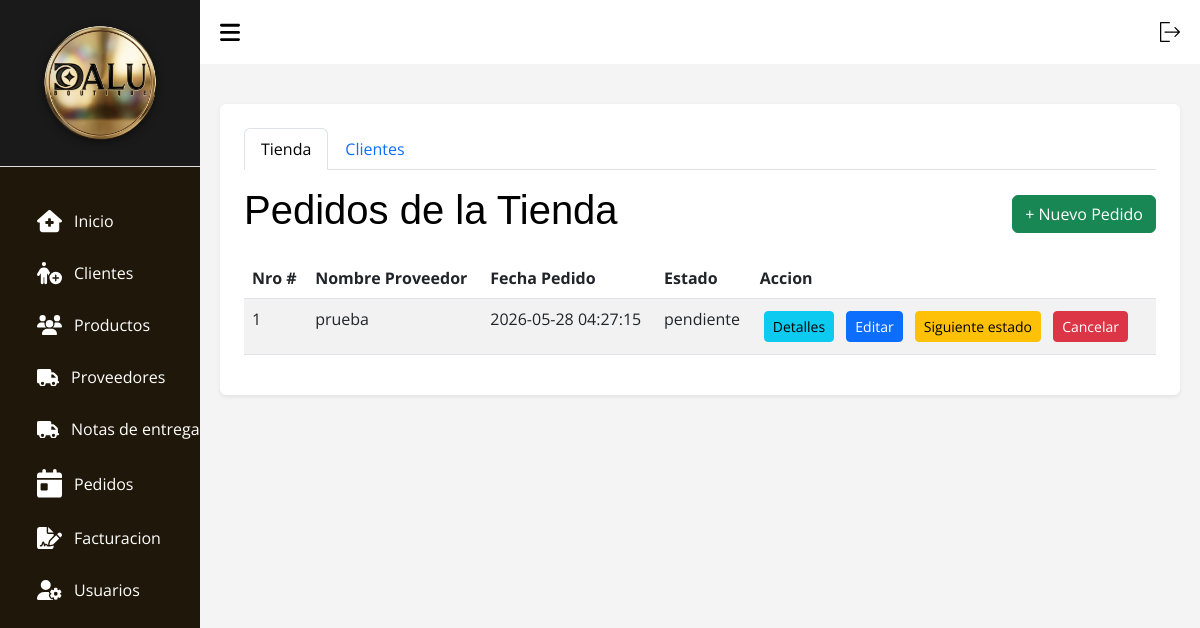
The page /index.php?c=Pedidos (signed in) on the database as committed earlier.
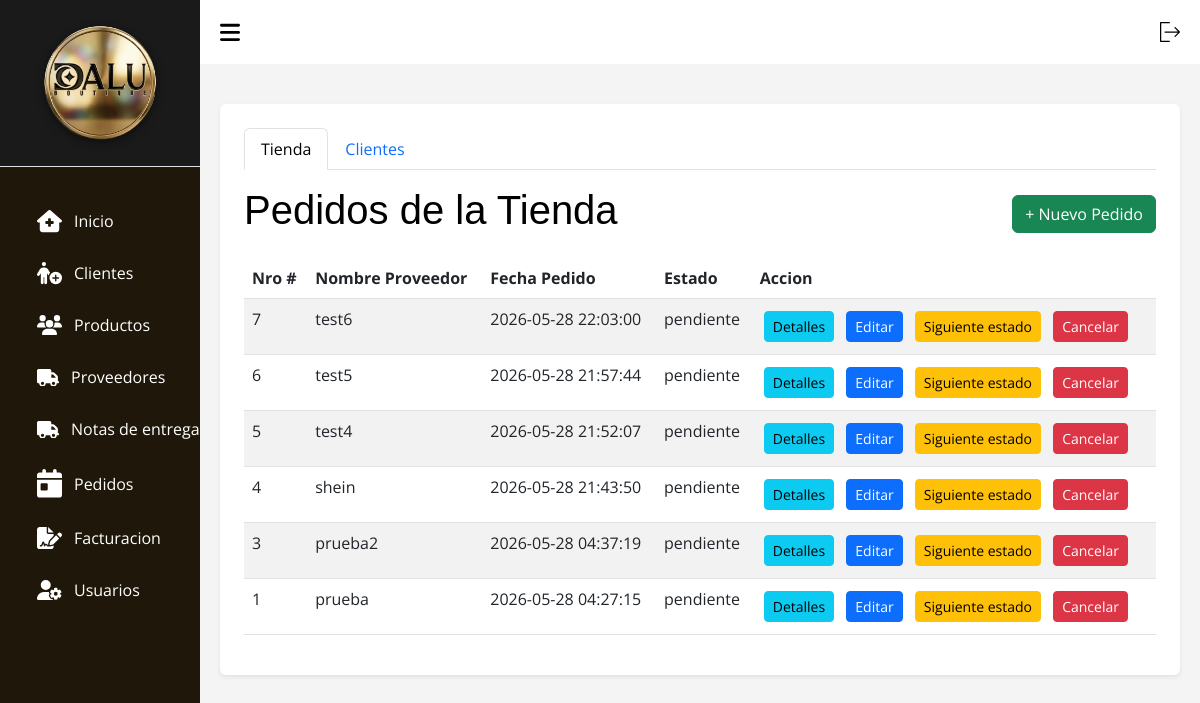
The same page on the database as committed later.
### tables this page shows
CREATE TABLE `pedidos` (
  `id` int(11) NOT NULL,
  `id_proveedor` int(11) DEFAULT NULL,
  `nombre proveedor` varchar(11) DEFAULT NULL,
  `id_cliente` int(11) DEFAULT NULL,
  `tipo` enum('cliente','proveedor','propios','') NOT NULL,
  `fecha_registro` timestamp NOT NULL DEFAULT current_timestamp(),
  `estado` enum('pendiente','confirmado','enviado','recibido','cancelado','entregado') NOT NULL DEFAULT 'pendiente'
);

### src/Models/Conexion.php (called while the page is built, shortened)
<?php
    class Conexion extends PDO {
        function __construct() {
            $servername = "localhost";
            $username = "root";
            $password = "";
            $dbname = "tiendadalu";
        }
    }

### src/Models/Pedidos.php (called while the page is built, shortened)
<?php
    class Pedidos extends Conexion {
        public function getByTipo($tipo) {
            $sql = "SELECT p.*,
                    p.`nombre proveedor` AS nombre_proveedor,
                    c.nombre as cliente_nombre,
                    c.apellido as cliente_apellido
                    FROM pedidos p
                    LEFT JOIN clientes c ON p.id_cliente = c.id
                    WHERE p.tipo = :tipo
                    ORDER BY p.fecha_registro DESC";
            $stmt = $this->prepare($sql);
            $stmt->bindParam(":tipo", $tipo);
            $stmt->execute();
            return $stmt->fetchAll(\PDO::FETCH_ASSOC);
        }
    }

### src/Views/V_Pedidos.php (the view, shortened to what this page needs)
<!DOCTYPE html>
<html lang="es">
<head>
    <link rel="stylesheet" href="assets/css/css.css">
    <link rel="stylesheet" href="assets/css/tabla.css">
    <link rel="stylesheet" href="assets/css/header.css">
    <link rel="stylesheet" href="assets/bootstrap.min.css">
    <link rel="stylesheet" href="assets/DataTablet/datatables.css">
</head>
<body>
    <?php require_once __DIR__ . "/../Views/layout/header.php"; ?>
    <?php
        $pedidos = $pedidos ?? [];
    ?>
    <main>
        <div class="container bg-white p-4 rounded shadow-sm mt-3">
            <ul class="nav nav-tabs mb-3" id="mainTabs" role="tablist">
                <li class="nav-item">
                    <button class="nav-link active" id="tab-tienda" data-bs-toggle="tab" data-bs-target="#modulo-tienda" type="button">Tienda</button>
                </li>
                <li class="nav-item">
                    <button class="nav-link" id="tab-clientes" data-bs-toggle="tab" data-bs-target="#modulo-clientes" type="button">Clientes</button>
                </li>
            </ul>
            <div class="tab-content">
                <div class="tab-pane fade show active" id="modulo-tienda">
                    <div class="d-flex justify-content-between align-items-center mb-3">
                        <h1 class="titulo text-black">Pedidos de la Tienda</h1>
                        <button class="btn btn-success" data-bs-toggle="modal" data-bs-target="#modalAgregarPT">+ Nuevo Pedido</button>
                    </div>
                    <div class="table-responsive">
                        <table id="tablaTienda" class="table-DT table table-striped">
                                    <thead>
                                        <tr>
                                            <th scope="col">Nro #</th>
                                            <th scope="col">Nombre Proveedor</th>
                                            <th scope="col">Fecha Pedido</th>
                                            <th scope="col">Estado</th>
                                            <th scope="col">Accion</th>
                                        </tr>
                                    </thead>
                                    <tbody>
                                        <?php foreach ($pedidos as $p): ?>
                                            <tr>
                                                <td><?php echo htmlspecialchars($p['id']); ?></td>
                                                <td><?php echo htmlspecialchars($p['nombre_proveedor']); ?></td>
                                                <td><?php echo htmlspecialchars($p['fecha_registro']); ?></td>
                                                <td><?php echo htmlspecialchars($p['estado']); ?></td>
                                                <td>
                                                    <button type="button" class="btn btn-sm btn-info m-1 btn-ver-detalles" data-id="<?= $p['id'] ?>">Detalles</button>
                                                    <button class="btn btn-sm btn-primary m-1" data-bs-toggle="modal" data-bs-target="#modalEditarTienda<?= $p['id'] ?>">Editar</button>
                                                    <form action="?c=pedidos&accion=avanzarEstado" method="POST" class="d-inline">
                                                        <button type="submit" class="btn btn-sm btn-warning m-1"<?= in_array($p['estado'], ['entregado','cancelado']) ? ' disabled' : '' ?>>Siguiente estado</button>
                                                    </form>
                                                    <button type="button" class="btn btn-sm btn-danger m-1" data-bs-toggle="modal" data-bs-target="#modalConfirmarEliminarTienda<?= $p['id'] ?>">Cancelar</button>
                                                </td>
                                            </tr>
                                        <?php endforeach; ?>
                                    </tbody>
                                </table>
                            </div>
                        </div>
            </div>
        </div>
    </main>
</body>
</html>

### index.php (shortened to what this page needs)
<?php
$ruta = isset($_GET['c']) ? $_GET['c'] : "home/view";
$partes = explode("/", $ruta);
$controlador = "C" . ucfirst(strtolower($partes[0]));
$archivoControlador = __DIR__ . "/src/Controllers/" . $controlador . ".php";
if (file_exists($archivoControlador)) {
    require_once $archivoControlador;
} else {
    require_once __DIR__ . '/src/Views/errors/404.php';
}
?>

### src/Controllers/CPedidos.php (shortened to what this page needs)
<?php
$accion = $_GET['accion'] ?? $_POST['accion'] ?? 'view';
switch ($accion) {
    case 'view':
        $pedidos = (new Pedidos())->getByTipo('propios');
        require_once __DIR__ . '/../Views/V_Pedidos.php';
        break;
}

### src/Views/layout/header.php (shortened to what this page needs)
<section id="sidebar">
  <div class="sidebar-heading border-bottom p-3" style="background-color: #1a1a1a; text-align: center;">
    <img src="assets/img/dalulisto.png" style="max-width: 80%; height: auto; filter: drop-shadow(0px 2px 4px rgba(0,0,0,0.5));" alt="Logo Dalu">
  </div>
  <ul class="side-menu">
    <li class="nav-item m-1 fs-6">
      <a class="nav-link active" aria-current="page" href="?c=Home">
        Inicio</a>
    </li>
    <li class="nav-item m-1 fs-6">
      <a class="nav-link" href="?c=Clientes">
        Clientes
      </a>
    </li>
    <li class="nav-item m-1 fs-6">
      <a class="nav-link" href="?c=Productos">
        Productos
      </a>
    </li>
    <li class="nav-item m-1 fs-6">
      <a class="nav-link" href="?c=Proveedores">
        Proveedores
      </a>
    </li>
<li class="nav-item m-1 fs-6">
      <a class="nav-link" href="?c=Ventas">
        Notas de entrega
      </a>
    </li>
    <li class="nav-item m-1 fs-6">
      <a class="nav-link" href="?c=Pedidos">
        Pedidos
      </a>
    </li>
    <li class="nav-item m-1 fs-6">
      <a class="nav-link" href="?c=Facturacion">
        Facturacion
      </a>
    </li>
    <li class="nav-item  m-1 fs-6">
      <a class="nav-link" href="?c=Usuarios">
        Usuarios
      </a>
    </li>
  </ul>
</section>
<section id="content">
  <nav>
    <form action="index.php?c=login&a=Logout" method="POST">
      <button type="submit" style="background: none; border: none; cursor: pointer;">
      </button>
    </form>
  </nav>

### assets/css/css.css (style rules this page uses)
* { margin: 0; padding: 0; text-decoration: none; box-sizing: border-box; font-family: 'Segoe UI', Tahoma, Geneva, Verdana, sans-serif; }
body { font-family: Arial, Helvetica, sans-serif; height: 100vh; display: flex; flex-wrap: nowrap; background: #9794942c; }
main { width: 100%; padding: 24px 20px 20px 20px; }

### assets/css/tabla.css (style rules this page uses)
.titulo { color: #0508c7; font-family: Impact, Haettenschweiler, 'Arial Narrow Bold', sans-serif; }
.table { border-radius: 10px; }

### assets/css/header.css (style rules this page uses)
* { font-family: 'Open Sans', sans-serif; margin: 0; padding: 0; box-sizing: border-box; }
:root { --grey: #F1F0F6; --dark-grey: #2610a1be; --light: #fff; --dark: #000; --green: #81D43A; --light-green: #E3FFCB; --blue: #1775F1; --light-blue: #D0E4FF; --dark-blue: #0C5FCD; --red: #FC3B56; }
li { list-style: none; }
#sidebar { position: fixed; max-width: 200px; width: 100%; background: var(--light); top: 0; left: 0; height: 100%; overflow-y: auto; scrollbar-width: none; transition: all .3s ease; background-color: #1f1709; z-index: 200; }
#sidebar .icon { min-width: 22px; display: flex; justify-content: center; align-items: center; margin-right: 12px; }
#sidebar .side-menu { margin: 30px 0; padding: 0 18px; transition: all .3s ease; }
#sidebar .side-menu a { display: flex; align-items: center; font-size: 16px; color: var(--light); padding: 12px 16px 12px 0; border-radius: 20px; margin: 4px 0; white-space: nowrap; }
#content { position: relative; width: calc(100% - 200px); left: 200px; transition: all .3s ease; background-color: #49494a0f; }
nav { background: var(--light); height: 64px; padding: 0 20px; display: flex; align-items: center; grid-gap: 28px; position: sticky; top: 0; left: 0; z-index: 100; justify-content: space-between; }
nav .toggle-sidebar { font-size: 18px; cursor: pointer; }
svg { width: 20px; cursor: pointer; }
.icon { margin-left: 15px; align-items: baseline; width: 25px; transition: 1.3s; }

### assets/DataTablet/datatables.css (style rules this page uses)
:root { --dt-row-selected: 13, 110, 253; --dt-row-selected-text: 255, 255, 255; --dt-row-selected-link: 9, 10, 11; --dt-row-stripe: 0, 0, 0; --dt-row-hover: 0, 0, 0; --dt-column-ordering: 0, 0, 0; --dt-html-background: white; }

Rows that differ between the two databases and show on the page:
added pedidos: id "7", nombre proveedor "test6", fecha_registro "2026-05-28 22:03:00", estado "pendiente"
added pedidos: id "6", nombre proveedor "test5", fecha_registro "2026-05-28 21:57:44", estado "pendiente"
added pedidos: id "5", nombre proveedor "test4", fecha_registro "2026-05-28 21:52:07", estado "pendiente"
added pedidos: id "4", nombre proveedor "shein", fecha_registro "2026-05-28 21:43:50", estado "pendiente"
added pedidos: id "3", nombre proveedor "prueba2", fecha_registro "2026-05-28 04:37:19", estado "pendiente"
